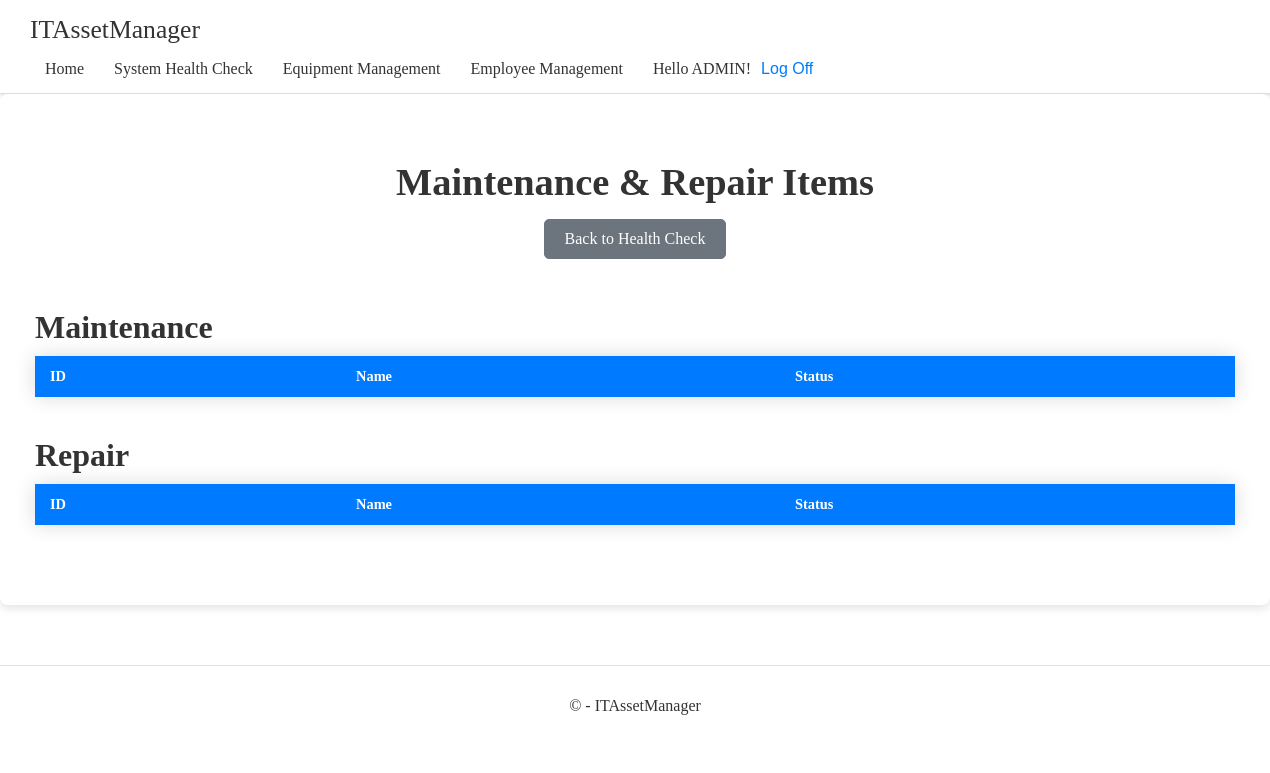
Page /systemhealthcheck/maintenance_repair_items/ (signed in) on the earlier database version.
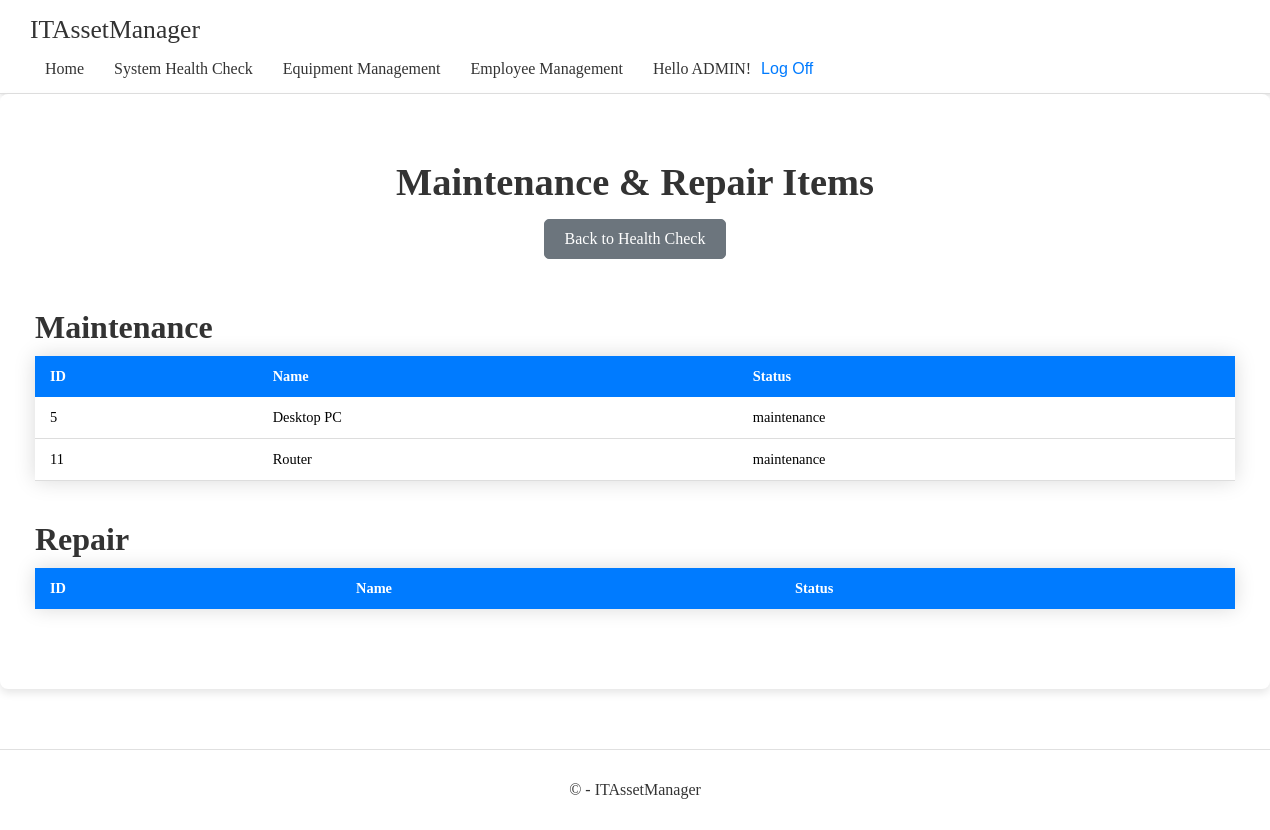
Same page on the later database version.
### app/models.py (models this page shows, shortened)
class Equipment(models.Model):
    CONDITION_CHOICES = [
        ('new', 'New'),
        ('good', 'Good'),
        ('fair', 'Fair'),
        ('poor', 'Poor'),
        ('broken', 'Broken'),
    ]
    USAGE_STATUS_CHOICES = [
        ('free', 'Free'),
        ('in_use', 'In Use'),
        ('maintenance', 'Maintenance'),
        ('in_repair', 'In Repair'),
    ]
    name = models.CharField(max_length=100)
    description = models.TextField(null=True, blank=True)  # Nullable and blankable
    purchased_date = models.DateField(default=date.today)  # Default to current day
    serial_number = models.CharField(max_length=100, unique=True)
    assigned_users = models.ManyToManyField(User, blank=True)
    condition_status = models.CharField(max_length=10, choices=CONDITION_CHOICES, default='new')
    usage_status = models.CharField(max_length=15, choices=USAGE_STATUS_CHOICES, default='free')
    stock = models.PositiveIntegerField(default=0)

### app/decorators.py (the view)
    def wrapper(request, *args, **kwargs):
        if not request.user.is_authenticated:
            return redirect('login')
        return view_func(request, *args, **kwargs)

### app/views.py (called while the page is built)
@login_required
def maintenance_repair_items(request):
    maintenance_items = Equipment.objects.filter(usage_status='maintenance')
    repair_items = Equipment.objects.filter(usage_status='in_repair')
    context = {
        'maintenance_items': maintenance_items,
        'repair_items': repair_items,
    }
    return render(request, 'app/systemhealthcheck/maintenance_repair_items.html', context)

### app/templates/app/systemhealthcheck/maintenance_repair_items.html (shortened to what this page needs)
{% extends 'app/base.html' %}
{% load static %}
{% block content %}
<main style="flex: 1; padding: 40px 20px; display: flex; justify-content: center; background-color: #ffffff; border-radius: 8px; box-shadow: 0 4px 8px rgba(0, 0, 0, 0.1);">
    <div style="width: 100%; max-width: 1200px; margin: 0 auto;">
        <div style="text-align: center; margin-bottom: 30px;">
            <h1 style="color: #333; font-size: 2.4rem; margin-bottom: 15px;">Maintenance & Repair Items</h1>
            <a href="{% url 'system_health_check' %}" style="display: inline-block; background-color: #6c757d; color: #ffffff; text-align: center; padding: 10px 20px; border-radius: 5px; text-decoration: none; transition: background-color 0.2s, border-color 0.2s, box-shadow 0.2s; border: 1px solid #6c757d; margin-bottom: 20px; position: relative;"
               onmouseover="this.style.backgroundColor='#5a6268'; this.style.borderColor='#5a6268'; this.style.boxShadow='0 4px 8px rgba(0, 0, 0, 0.2)';"
               onmouseout="this.style.backgroundColor='#6c757d'; this.style.borderColor='#6c757d'; this.style.boxShadow='0 2px 4px rgba(0, 0, 0, 0.1)';">Back to Health Check</a>        </div>
        <div style="margin-bottom: 20px;">
            <h2 style="color: #333; font-size: 2rem; margin-bottom: 10px;">Maintenance</h2>
            <table style="width: 100%; border-collapse: collapse; margin-bottom: 40px; font-size: 0.9rem; box-shadow: 0 0 20px rgba(0, 0, 0, 0.15);">
                <thead style="background-color: #007bff; color: #ffffff;">
                    <tr>
                        <th style="padding: 12px 15px; text-align: left;">ID</th>
                        <th style="padding: 12px 15px; text-align: left;">Name</th>
                        <th style="padding: 12px 15px; text-align: left;">Status</th>
                    </tr>
                </thead>
                <tbody>
                    {% for item in maintenance_items %}
                    <tr style="border-bottom: 1px solid #dddddd;">
                        <td style="padding: 12px 15px;">{{ item.id }}</td>
                        <td style="padding: 12px 15px;">{{ item.name }}</td>
                        <td style="padding: 12px 15px;">{{ item.usage_status }}</td>
                    </tr>
                    {% endfor %}
                </tbody>
            </table>
        </div>
        <div style="margin-bottom: 20px;">
            <h2 style="color: #333; font-size: 2rem; margin-bottom: 10px;">Repair</h2>
            <table style="width: 100%; border-collapse: collapse; margin-bottom: 40px; font-size: 0.9rem; box-shadow: 0 0 20px rgba(0, 0, 0, 0.15);">
                <thead style="background-color: #007bff; color: #ffffff;">
                    <tr>
                        <th style="padding: 12px 15px; text-align: left;">ID</th>
                        <th style="padding: 12px 15px; text-align: left;">Name</th>
                        <th style="padding: 12px 15px; text-align: left;">Status</th>
                    </tr>
                </thead>
            </table>
        </div>
    </div>
</main>
{% endblock %}

Differences in the rows shown:
added Equipment: id "5", name "Desktop PC", usage_status "maintenance"
added Equipment: id "11", name "Router", usage_status "maintenance"
